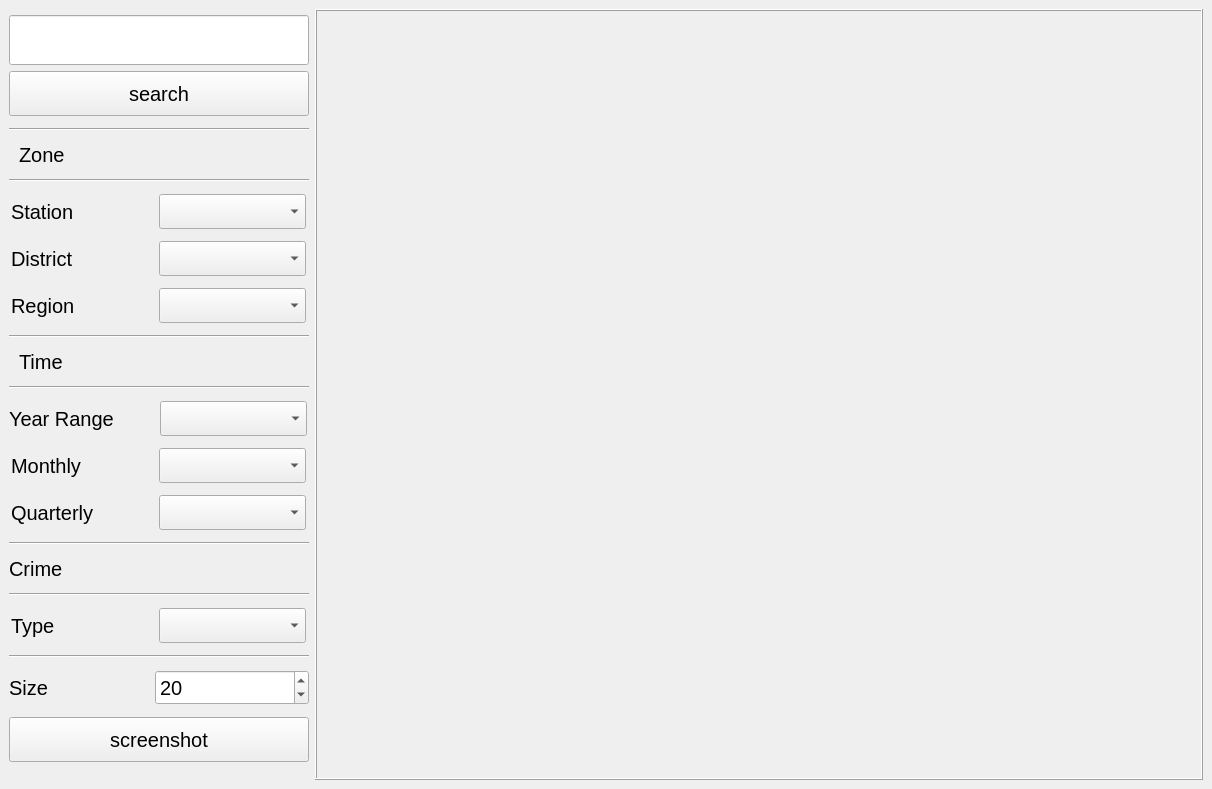
<?xml version="1.0" encoding="UTF-8"?>
<ui version="4.0">
 <class>MainWindow</class>
 <widget class="QMainWindow" name="MainWindow">
  <property name="geometry">
   <rect>
    <x>0</x>
    <y>0</y>
    <width>1212</width>
    <height>789</height>
   </rect>
  </property>
  <property name="windowTitle">
   <string>Map</string>
  </property>
  <property name="styleSheet">
   <string notr="true">font:20px</string>
  </property>
  <widget class="QWidget" name="centralwidget">
   <layout class="QGridLayout" name="gridLayout" columnminimumwidth="0,0">
    <item row="0" column="0">
     <layout class="QVBoxLayout" name="verticalLayout_2">
      <item>
       <layout class="QVBoxLayout" name="verticalLayout">
        <item>
         <widget class="QLineEdit" name="lineEdit">
          <property name="sizePolicy">
           <sizepolicy hsizetype="Fixed" vsizetype="Fixed">
            <horstretch>0</horstretch>
            <verstretch>0</verstretch>
           </sizepolicy>
          </property>
          <property name="minimumSize">
           <size>
            <width>300</width>
            <height>50</height>
           </size>
          </property>
          <property name="alignment">
           <set>Qt::AlignCenter</set>
          </property>
         </widget>
        </item>
        <item>
         <widget class="QPushButton" name="search_pushButton_2">
          <property name="sizePolicy">
           <sizepolicy hsizetype="Fixed" vsizetype="Fixed">
            <horstretch>0</horstretch>
            <verstretch>0</verstretch>
           </sizepolicy>
          </property>
          <property name="minimumSize">
           <size>
            <width>300</width>
            <height>45</height>
           </size>
          </property>
          <property name="text">
           <string>search</string>
          </property>
         </widget>
        </item>
       </layout>
      </item>
      <item>
       <widget class="Line" name="line">
        <property name="orientation">
         <enum>Qt::Horizontal</enum>
        </property>
       </widget>
      </item>
      <item>
       <layout class="QHBoxLayout" name="horizontalLayout">
        <item>
         <widget class="QLabel" name="label">
          <property name="sizePolicy">
           <sizepolicy hsizetype="Fixed" vsizetype="Fixed">
            <horstretch>0</horstretch>
            <verstretch>0</verstretch>
           </sizepolicy>
          </property>
          <property name="minimumSize">
           <size>
            <width>100</width>
            <height>20</height>
           </size>
          </property>
          <property name="font">
           <font>
            <pointsize>-1</pointsize>
            <weight>50</weight>
            <italic>false</italic>
            <bold>false</bold>
           </font>
          </property>
          <property name="text">
           <string>Zone</string>
          </property>
         </widget>
        </item>
        <item>
         <spacer name="horizontalSpacer">
          <property name="orientation">
           <enum>Qt::Horizontal</enum>
          </property>
          <property name="sizeType">
           <enum>QSizePolicy::Fixed</enum>
          </property>
          <property name="sizeHint" stdset="0">
           <size>
            <width>180</width>
            <height>20</height>
           </size>
          </property>
         </spacer>
        </item>
       </layout>
      </item>
      <item>
       <widget class="Line" name="line_7">
        <property name="orientation">
         <enum>Qt::Horizontal</enum>
        </property>
       </widget>
      </item>
      <item>
       <layout class="QHBoxLayout" name="horizontalLayout_2">
        <item>
         <widget class="QLabel" name="label_2">
          <property name="sizePolicy">
           <sizepolicy hsizetype="Fixed" vsizetype="Preferred">
            <horstretch>0</horstretch>
            <verstretch>0</verstretch>
           </sizepolicy>
          </property>
          <property name="minimumSize">
           <size>
            <width>100</width>
            <height>0</height>
           </size>
          </property>
          <property name="font">
           <font>
            <pointsize>-1</pointsize>
            <weight>50</weight>
            <italic>false</italic>
            <bold>false</bold>
           </font>
          </property>
          <property name="text">
           <string>Station</string>
          </property>
         </widget>
        </item>
        <item>
         <spacer name="horizontalSpacer_4">
          <property name="orientation">
           <enum>Qt::Horizontal</enum>
          </property>
          <property name="sizeType">
           <enum>QSizePolicy::Fixed</enum>
          </property>
          <property name="sizeHint" stdset="0">
           <size>
            <width>40</width>
            <height>20</height>
           </size>
          </property>
         </spacer>
        </item>
        <item>
         <widget class="QComboBox" name="Station_comboxBox">
          <property name="sizePolicy">
           <sizepolicy hsizetype="Fixed" vsizetype="Fixed">
            <horstretch>0</horstretch>
            <verstretch>0</verstretch>
           </sizepolicy>
          </property>
          <property name="minimumSize">
           <size>
            <width>147</width>
            <height>35</height>
           </size>
          </property>
         </widget>
        </item>
       </layout>
      </item>
      <item>
       <layout class="QHBoxLayout" name="horizontalLayout_3">
        <item>
         <widget class="QLabel" name="label_3">
          <property name="sizePolicy">
           <sizepolicy hsizetype="Fixed" vsizetype="Preferred">
            <horstretch>0</horstretch>
            <verstretch>0</verstretch>
           </sizepolicy>
          </property>
          <property name="minimumSize">
           <size>
            <width>100</width>
            <height>0</height>
           </size>
          </property>
          <property name="font">
           <font>
            <pointsize>-1</pointsize>
            <weight>50</weight>
            <italic>false</italic>
            <bold>false</bold>
           </font>
          </property>
          <property name="text">
           <string>District</string>
          </property>
         </widget>
        </item>
        <item>
         <spacer name="horizontalSpacer_5">
          <property name="orientation">
           <enum>Qt::Horizontal</enum>
          </property>
          <property name="sizeType">
           <enum>QSizePolicy::Fixed</enum>
          </property>
          <property name="sizeHint" stdset="0">
           <size>
            <width>40</width>
            <height>20</height>
           </size>
          </property>
         </spacer>
        </item>
        <item>
         <widget class="QComboBox" name="District_comboBox_2">
          <property name="sizePolicy">
           <sizepolicy hsizetype="Fixed" vsizetype="Fixed">
            <horstretch>0</horstretch>
            <verstretch>0</verstretch>
           </sizepolicy>
          </property>
          <property name="minimumSize">
           <size>
            <width>147</width>
            <height>35</height>
           </size>
          </property>
         </widget>
        </item>
       </layout>
      </item>
      <item>
       <layout class="QHBoxLayout" name="horizontalLayout_4">
        <item>
         <widget class="QLabel" name="label_4">
          <property name="sizePolicy">
           <sizepolicy hsizetype="Fixed" vsizetype="Preferred">
            <horstretch>0</horstretch>
            <verstretch>0</verstretch>
           </sizepolicy>
          </property>
          <property name="minimumSize">
           <size>
            <width>100</width>
            <height>0</height>
           </size>
          </property>
          <property name="font">
           <font>
            <pointsize>-1</pointsize>
            <weight>50</weight>
            <italic>false</italic>
            <bold>false</bold>
           </font>
          </property>
          <property name="text">
           <string>Region</string>
          </property>
         </widget>
        </item>
        <item>
         <spacer name="horizontalSpacer_6">
          <property name="orientation">
           <enum>Qt::Horizontal</enum>
          </property>
          <property name="sizeType">
           <enum>QSizePolicy::Fixed</enum>
          </property>
          <property name="sizeHint" stdset="0">
           <size>
            <width>40</width>
            <height>20</height>
           </size>
          </property>
         </spacer>
        </item>
        <item>
         <widget class="QComboBox" name="Region_comboBox_3">
          <property name="sizePolicy">
           <sizepolicy hsizetype="Fixed" vsizetype="Fixed">
            <horstretch>0</horstretch>
            <verstretch>0</verstretch>
           </sizepolicy>
          </property>
          <property name="minimumSize">
           <size>
            <width>147</width>
            <height>35</height>
           </size>
          </property>
         </widget>
        </item>
       </layout>
      </item>
      <item>
       <widget class="Line" name="line_2">
        <property name="orientation">
         <enum>Qt::Horizontal</enum>
        </property>
       </widget>
      </item>
      <item>
       <layout class="QHBoxLayout" name="horizontalLayout_5">
        <item>
         <widget class="QLabel" name="label_8">
          <property name="sizePolicy">
           <sizepolicy hsizetype="Fixed" vsizetype="Fixed">
            <horstretch>0</horstretch>
            <verstretch>0</verstretch>
           </sizepolicy>
          </property>
          <property name="minimumSize">
           <size>
            <width>100</width>
            <height>20</height>
           </size>
          </property>
          <property name="font">
           <font>
            <pointsize>-1</pointsize>
            <weight>50</weight>
            <italic>false</italic>
            <bold>false</bold>
           </font>
          </property>
          <property name="text">
           <string>Time</string>
          </property>
         </widget>
        </item>
        <item>
         <spacer name="horizontalSpacer_2">
          <property name="orientation">
           <enum>Qt::Horizontal</enum>
          </property>
          <property name="sizeType">
           <enum>QSizePolicy::Fixed</enum>
          </property>
          <property name="sizeHint" stdset="0">
           <size>
            <width>180</width>
            <height>20</height>
           </size>
          </property>
         </spacer>
        </item>
       </layout>
      </item>
      <item>
       <widget class="Line" name="line_5">
        <property name="orientation">
         <enum>Qt::Horizontal</enum>
        </property>
       </widget>
      </item>
      <item>
       <layout class="QHBoxLayout" name="horizontalLayout_6">
        <item>
         <widget class="QLabel" name="label_6">
          <property name="sizePolicy">
           <sizepolicy hsizetype="Fixed" vsizetype="Preferred">
            <horstretch>0</horstretch>
            <verstretch>0</verstretch>
           </sizepolicy>
          </property>
          <property name="minimumSize">
           <size>
            <width>100</width>
            <height>0</height>
           </size>
          </property>
          <property name="font">
           <font>
            <pointsize>-1</pointsize>
            <weight>50</weight>
            <italic>false</italic>
            <bold>false</bold>
           </font>
          </property>
          <property name="text">
           <string>Year Range</string>
          </property>
         </widget>
        </item>
        <item>
         <spacer name="horizontalSpacer_7">
          <property name="orientation">
           <enum>Qt::Horizontal</enum>
          </property>
          <property name="sizeType">
           <enum>QSizePolicy::Fixed</enum>
          </property>
          <property name="sizeHint" stdset="0">
           <size>
            <width>40</width>
            <height>20</height>
           </size>
          </property>
         </spacer>
        </item>
        <item>
         <widget class="QComboBox" name="Year_comboBox_6">
          <property name="sizePolicy">
           <sizepolicy hsizetype="Fixed" vsizetype="Fixed">
            <horstretch>0</horstretch>
            <verstretch>0</verstretch>
           </sizepolicy>
          </property>
          <property name="minimumSize">
           <size>
            <width>147</width>
            <height>35</height>
           </size>
          </property>
         </widget>
        </item>
       </layout>
      </item>
      <item>
       <layout class="QHBoxLayout" name="horizontalLayout_7">
        <item>
         <widget class="QLabel" name="label_5">
          <property name="sizePolicy">
           <sizepolicy hsizetype="Fixed" vsizetype="Preferred">
            <horstretch>0</horstretch>
            <verstretch>0</verstretch>
           </sizepolicy>
          </property>
          <property name="minimumSize">
           <size>
            <width>100</width>
            <height>0</height>
           </size>
          </property>
          <property name="font">
           <font>
            <pointsize>-1</pointsize>
            <weight>50</weight>
            <italic>false</italic>
            <bold>false</bold>
           </font>
          </property>
          <property name="text">
           <string>Monthly</string>
          </property>
         </widget>
        </item>
        <item>
         <spacer name="horizontalSpacer_8">
          <property name="orientation">
           <enum>Qt::Horizontal</enum>
          </property>
          <property name="sizeType">
           <enum>QSizePolicy::Fixed</enum>
          </property>
          <property name="sizeHint" stdset="0">
           <size>
            <width>40</width>
            <height>20</height>
           </size>
          </property>
         </spacer>
        </item>
        <item>
         <widget class="QComboBox" name="Monthly_comboBox_5">
          <property name="sizePolicy">
           <sizepolicy hsizetype="Fixed" vsizetype="Fixed">
            <horstretch>0</horstretch>
            <verstretch>0</verstretch>
           </sizepolicy>
          </property>
          <property name="minimumSize">
           <size>
            <width>147</width>
            <height>35</height>
           </size>
          </property>
         </widget>
        </item>
       </layout>
      </item>
      <item>
       <layout class="QHBoxLayout" name="horizontalLayout_8">
        <item>
         <widget class="QLabel" name="label_7">
          <property name="sizePolicy">
           <sizepolicy hsizetype="Fixed" vsizetype="Preferred">
            <horstretch>0</horstretch>
            <verstretch>0</verstretch>
           </sizepolicy>
          </property>
          <property name="minimumSize">
           <size>
            <width>100</width>
            <height>0</height>
           </size>
          </property>
          <property name="font">
           <font>
            <pointsize>-1</pointsize>
            <weight>50</weight>
            <italic>false</italic>
            <bold>false</bold>
           </font>
          </property>
          <property name="text">
           <string>Quarterly</string>
          </property>
         </widget>
        </item>
        <item>
         <spacer name="horizontalSpacer_9">
          <property name="orientation">
           <enum>Qt::Horizontal</enum>
          </property>
          <property name="sizeType">
           <enum>QSizePolicy::Fixed</enum>
          </property>
          <property name="sizeHint" stdset="0">
           <size>
            <width>40</width>
            <height>20</height>
           </size>
          </property>
         </spacer>
        </item>
        <item>
         <widget class="QComboBox" name="Quarterly_comboBox_4">
          <property name="sizePolicy">
           <sizepolicy hsizetype="Fixed" vsizetype="Fixed">
            <horstretch>0</horstretch>
            <verstretch>0</verstretch>
           </sizepolicy>
          </property>
          <property name="minimumSize">
           <size>
            <width>147</width>
            <height>35</height>
           </size>
          </property>
         </widget>
        </item>
       </layout>
      </item>
      <item>
       <widget class="Line" name="line_3">
        <property name="orientation">
         <enum>Qt::Horizontal</enum>
        </property>
       </widget>
      </item>
      <item>
       <layout class="QHBoxLayout" name="horizontalLayout_9">
        <item>
         <widget class="QLabel" name="label_10">
          <property name="sizePolicy">
           <sizepolicy hsizetype="Preferred" vsizetype="Fixed">
            <horstretch>0</horstretch>
            <verstretch>0</verstretch>
           </sizepolicy>
          </property>
          <property name="minimumSize">
           <size>
            <width>0</width>
            <height>20</height>
           </size>
          </property>
          <property name="font">
           <font>
            <pointsize>-1</pointsize>
            <weight>50</weight>
            <italic>false</italic>
            <bold>false</bold>
           </font>
          </property>
          <property name="text">
           <string>Crime</string>
          </property>
         </widget>
        </item>
        <item>
         <spacer name="horizontalSpacer_3">
          <property name="orientation">
           <enum>Qt::Horizontal</enum>
          </property>
          <property name="sizeType">
           <enum>QSizePolicy::Fixed</enum>
          </property>
          <property name="sizeHint" stdset="0">
           <size>
            <width>40</width>
            <height>20</height>
           </size>
          </property>
         </spacer>
        </item>
       </layout>
      </item>
      <item>
       <widget class="Line" name="line_6">
        <property name="orientation">
         <enum>Qt::Horizontal</enum>
        </property>
       </widget>
      </item>
      <item>
       <layout class="QHBoxLayout" name="horizontalLayout_10">
        <item>
         <widget class="QLabel" name="label_9">
          <property name="sizePolicy">
           <sizepolicy hsizetype="Fixed" vsizetype="Preferred">
            <horstretch>0</horstretch>
            <verstretch>0</verstretch>
           </sizepolicy>
          </property>
          <property name="minimumSize">
           <size>
            <width>100</width>
            <height>0</height>
           </size>
          </property>
          <property name="font">
           <font>
            <pointsize>-1</pointsize>
            <weight>50</weight>
            <italic>false</italic>
            <bold>false</bold>
           </font>
          </property>
          <property name="text">
           <string>Type</string>
          </property>
         </widget>
        </item>
        <item>
         <spacer name="horizontalSpacer_10">
          <property name="orientation">
           <enum>Qt::Horizontal</enum>
          </property>
          <property name="sizeType">
           <enum>QSizePolicy::Fixed</enum>
          </property>
          <property name="sizeHint" stdset="0">
           <size>
            <width>40</width>
            <height>20</height>
           </size>
          </property>
         </spacer>
        </item>
        <item>
         <widget class="QComboBox" name="Type_comboBox_7">
          <property name="sizePolicy">
           <sizepolicy hsizetype="Fixed" vsizetype="Fixed">
            <horstretch>0</horstretch>
            <verstretch>0</verstretch>
           </sizepolicy>
          </property>
          <property name="minimumSize">
           <size>
            <width>147</width>
            <height>35</height>
           </size>
          </property>
         </widget>
        </item>
       </layout>
      </item>
      <item>
       <widget class="Line" name="line_4">
        <property name="orientation">
         <enum>Qt::Horizontal</enum>
        </property>
       </widget>
      </item>
      <item>
       <layout class="QHBoxLayout" name="horizontalLayout_11">
        <item>
         <widget class="QLabel" name="label_11">
          <property name="sizePolicy">
           <sizepolicy hsizetype="Fixed" vsizetype="Preferred">
            <horstretch>0</horstretch>
            <verstretch>0</verstretch>
           </sizepolicy>
          </property>
          <property name="minimumSize">
           <size>
            <width>100</width>
            <height>0</height>
           </size>
          </property>
          <property name="font">
           <font>
            <pointsize>-1</pointsize>
            <weight>50</weight>
            <italic>false</italic>
            <bold>false</bold>
           </font>
          </property>
          <property name="text">
           <string>Size</string>
          </property>
         </widget>
        </item>
        <item>
         <spacer name="horizontalSpacer_11">
          <property name="orientation">
           <enum>Qt::Horizontal</enum>
          </property>
          <property name="sizeType">
           <enum>QSizePolicy::Fixed</enum>
          </property>
          <property name="sizeHint" stdset="0">
           <size>
            <width>40</width>
            <height>20</height>
           </size>
          </property>
         </spacer>
        </item>
        <item>
         <widget class="QSpinBox" name="spinBox">
          <property name="minimumSize">
           <size>
            <width>0</width>
            <height>35</height>
           </size>
          </property>
          <property name="minimum">
           <number>1</number>
          </property>
          <property name="maximum">
           <number>1000</number>
          </property>
          <property name="value">
           <number>20</number>
          </property>
         </widget>
        </item>
       </layout>
      </item>
      <item>
       <widget class="QPushButton" name="Screenshot_pushButton">
        <property name="sizePolicy">
         <sizepolicy hsizetype="Fixed" vsizetype="Fixed">
          <horstretch>0</horstretch>
          <verstretch>0</verstretch>
         </sizepolicy>
        </property>
        <property name="minimumSize">
         <size>
          <width>300</width>
          <height>45</height>
         </size>
        </property>
        <property name="text">
         <string>screenshot</string>
        </property>
       </widget>
      </item>
     </layout>
    </item>
    <item row="0" column="1">
     <widget class="QFrame" name="frame">
      <property name="sizePolicy">
       <sizepolicy hsizetype="Expanding" vsizetype="Expanding">
        <horstretch>0</horstretch>
        <verstretch>0</verstretch>
       </sizepolicy>
      </property>
      <property name="frameShape">
       <enum>QFrame::Box</enum>
      </property>
      <property name="frameShadow">
       <enum>QFrame::Raised</enum>
      </property>
     </widget>
    </item>
   </layout>
  </widget>
 </widget>
 <resources/>
 <connections/>
</ui>
